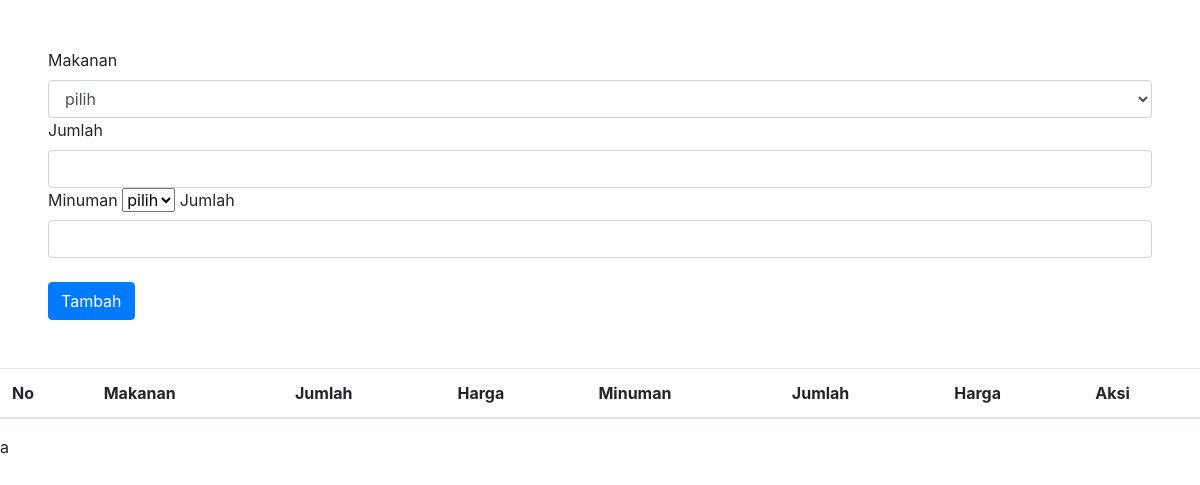
The app's page /pesanan/, older data.
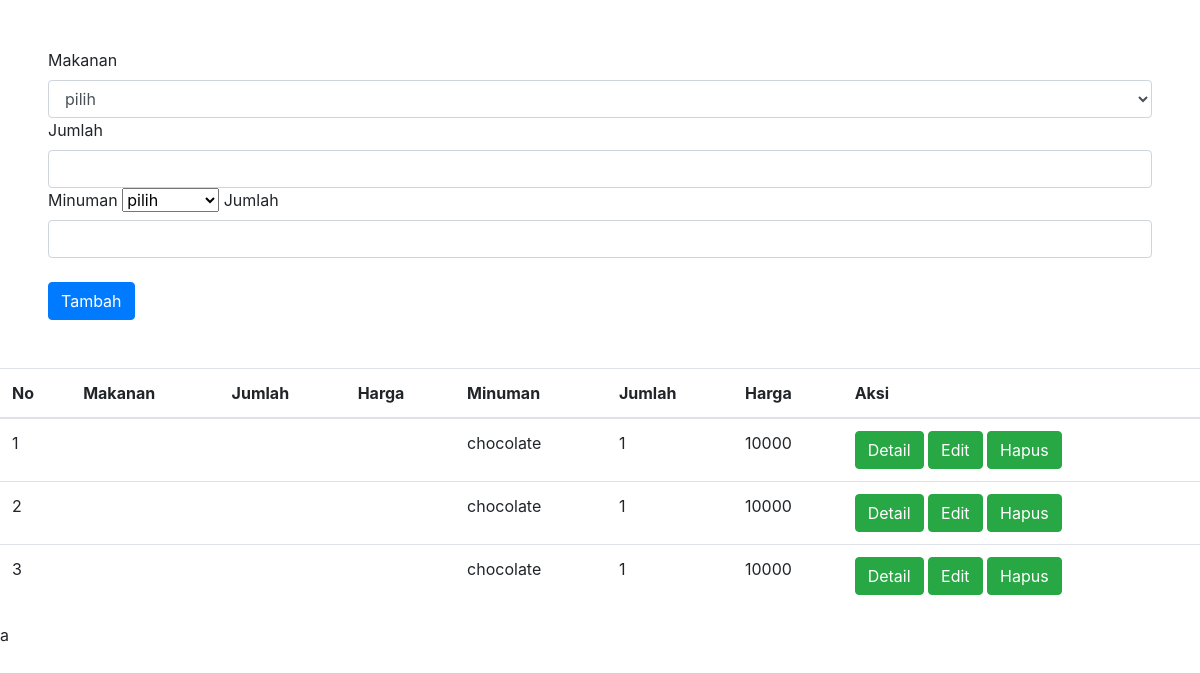
The same page, newer data.
### task/models.py (models this page shows)
class pesanan(models.Model):
    jenis = models.ForeignKey(makanan, on_delete=models.CASCADE)
    Jumlah_makanan = models.IntegerField()
    minuman = models.ForeignKey(minuman, on_delete=models.CASCADE)
    jumlah_minuman = models.IntegerField()

class minuman(models.Model):
    jenis = models.CharField(max_length=200)
    nama = CharField(max_length=200)
    harga = models.IntegerField()

### task/views.py (the view, shortened to what this page needs)
# urls.py: path('pesanan/', views.pesanan),
def pesanan(request):
    dataMakanan = models.makanan.objects.all()
    dataMinuman = models.minuman.objects.all()
    data = models.pesanan.objects.all()
    return render(request, "pesanan/index.html",{
        "dataMakanan": dataMakanan,
        "dataMinuman": dataMinuman,
        "data":data,
    })

### task/templates/pesanan/index.html (shortened to what this page needs)
{% extends "basis.html" %}
{% block content %}
<div class="p-5">
    <form action="" method="post">
        <label>Makanan</label>
        <select class="form-control select" name="makanan">
            <option selected>pilih</option>
        </select>
        <label>Jumlah</label>
        <input type="text" name="jumlah_makanan" class="form-control">
        <label>Minuman</label>
        <select class="form-select" name="minuman">
            <option selected>pilih</option>
        </select>
        <label>Jumlah</label>
        <input type="text" name="jumlah_minuman" class="form-control"><br>
        <button type="submit" class="btn btn-primary">Tambah</button>
    </form>
    </div>
        <table class="table">
            <thead>
                <th>No</th>
                <th>Makanan</th>
                <th>Jumlah</th>
                <th>Harga</th>
                <th>Minuman</th>
                <th>Jumlah</th>
                <th>Harga</th>
                <th>Aksi</th>
            </thead>
            <tbody>
                {% for d in data %}
                <tr>
                    <td>{{forloop.counter}}</td>
                    <td>{{d.makanan.nama}}</td>
                    <td>{{d.jumlah_makanan}}</td>
                    <td>{{d.makanan.harga}}</td>
                    <td>{{d.minuman.nama}}</td>
                    <td>{{d.jumlah_minuman}}</td>
                    <td>{{d.minuman.harga}}</td>
                    <td>
                        <a href="" class="btn btn-success">Detail</a>
                        <a href="" class="btn btn-success">Edit</a>
                        <a type="submit" class="btn btn-success" href="{{d.id}}/delete">Hapus</a>
                    </td>
                </tr>
                {% endfor %}
            </tbody>
        </table>
{% endblock %}

### task/templates/basis.html (shortened to what this page needs)
<!DOCTYPE html>
<html lang="en">
<head>
</head>
<body>
    <link rel="stylesheet" href="https://cdn.jsdelivr.net/npm/bootstrap@4.6.0/dist/css/bootstrap.min.css">
</head>
<body>
    {% block content %}
    {%endblock%}
</body>
</html>a

Row changes from the older to the newer data that the page shows:
added pesanan: minuman.nama "chocolate", jumlah_minuman "1", minuman.harga "10000"
added pesanan: minuman.nama "chocolate", jumlah_minuman "1", minuman.harga "10000"
added pesanan: minuman.nama "chocolate", jumlah_minuman "1", minuman.harga "10000"
